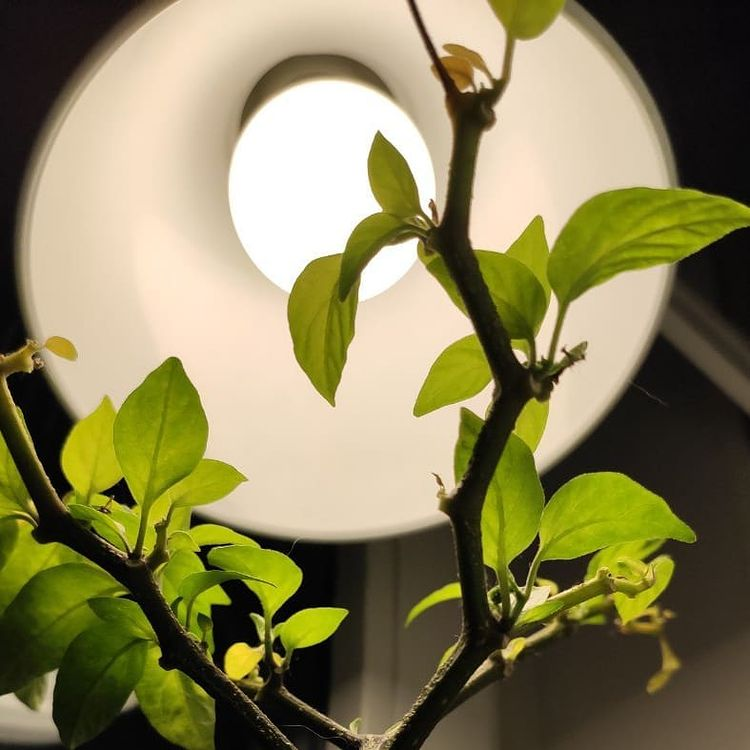
#> input picture images/raw_image.jpg, 750 x 750 px, found by its file name
$ python filter.py
#> lines starting #> are read from the running program, lines starting #| are printed output that depends on the picture
from PIL import Image
import numpy as np


def get_average_brightness(array_of_pixels, mosaic_size, i, j):
    '''
    Метод получает среднее значение яркости пикселей выбранной прямоугольной области изображения
    Args:
        array_of_pixels: массив всех пикселей изображения
        mosaic_size: размер мозаики (размер прямоугольной области пикселей, среднее значение которых мы вычисляем)
        i: номер строки массива пикселей, с которой начинается выбранная прямоугольная область
        j: номер столбца массива пикселей, с которого начинается выбранная прямоугольная область

    Returns: целое число - значение средней яркости пикселей выбранной прямоугольной области изображения

    >>> get_average_brightness(np.array([[1, 2, 3], [4, 5, 6], [7, 8, 9]]), 2, 1, 1)
    2
    >>> get_average_brightness(np.array([[0, 0, 0], [0, 0, 0], [0, 0, 0]]), 1, 1, 1)
    0
    >>> get_average_brightness(np.array([[5, 5, 5], [5, 5, 5], [5, 5, 5]]), 2, 0, 0)
    1
    '''
    area = array_of_pixels[i:i + mosaic_size, j:j + mosaic_size]
    total_brightness = np.sum(area)
    return int(total_brightness // 3 // mosaic_size ** 2)


def change_pixels_color(array_of_pixels, mosaic_size, grayscale, average_brightness, i, j):
    '''
    Метод изменяет значения всех пикселей выбранной прямоугольной области изображения на единое значение,
    вычисленное исходя из полученных значения средней яркости пикселей выбранной прямоугольной области изображения
    и заданного значения градации серого
    Args:
        array_of_pixels: массив всех пикселей изображения
        mosaic_size: размер мозаики (размер прямоугольной области пикселей, значение которых нужно изменить)
        grayscale: заданная величина градации серого
        average_brightness: значение средней яркости пикселей выбранной прямоугольной области изображения
        i: номер строки массива пикселей, с которой начинается выбранная прямоугольная область
        j: номер столбца массива пикселей, с которого начинается выбранная прямоугольная область

    Returns: массив всех пикселей изображения с изменёнными значениями пикселей выбранной
    прямоугольной области изображения
    '''
    pixel_value = int(average_brightness // grayscale) * grayscale
    array_of_pixels[i:i + mosaic_size, j:j + mosaic_size] = pixel_value
    return array_of_pixels


def grey_filter(image, mosaic_size, grayscale):
    '''
    Метод накладывает на изображение фильтр серого цвета
    Args:
        image: изображение, цвета которого нужно преобразовать в оттенки серого
        mosaic_size: размер мозаики (значение качества преобразованного изображения)
        grayscale: величина градации серого

    Returns: преобразованное изображение
    '''
    array_of_pixels = np.array(image)
    height = len(array_of_pixels)
    width = len(array_of_pixels[1])
    for i in range(0, height - mosaic_size + 1, mosaic_size):
        for j in range(0, width - mosaic_size + 1, mosaic_size):
            average_brightness = get_average_brightness(array_of_pixels, mosaic_size, i, j)
            array_of_pixels = change_pixels_color(array_of_pixels, mosaic_size, grayscale, average_brightness, i, j)
    return array_of_pixels


if __name__ == "__main__":
    name_of_input_image = '{}.{}'.format(input('Имя входного изображения - '), input('Формат входного изображения - '))
#> the answer given: images/raw_image.jpg
#> the answer given: images/raw_image.jpg
    mosaic_size = int(input('Размер мозаики - '))
#> the answer given: 100
    grayscale = int(input('Величина градации серого - '))
#> the answer given: 3
    name_of_output_image = '{}.{}'.format(input('Имя выходного изображения - '), input('Формат выходного изображения - '))
#> the answer given: out.png
#> the answer given: out.png
    input_image = Image.open(name_of_input_image)
#> input_image is the input picture: PIL image 750x750 RGB; mean R, G, B 136.4, 129.4, 87.9
    image_in_gray_tones = Image.fromarray(grey_filter(input_image, mosaic_size, grayscale))
#> in grey_filter, `height = len(array_of_pixels)`: height = 750
#> the loop in grey_filter, `for i in range(0, height - mosaic_size + 1, mosaic_size):` made 7 passes
#> pass 1, in get_average_brightness, `area = array_of_pixels[i:i + mosaic_size, j:j + mosaic_size]`:
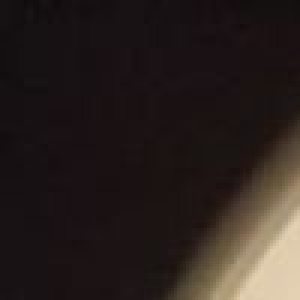
#> area: shape (100, 100, 3) (shown 3 times larger); mean R, G, B 42.5, 33.4, 30.5
#> pass 1, in get_average_brightness (call 2), `area = array_of_pixels[i:i + mosaic_size, j:j + mosaic_size]`:
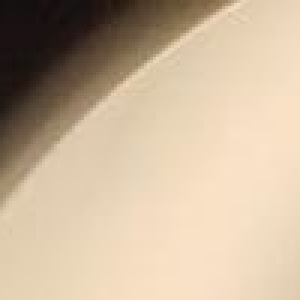
#> area: shape (100, 100, 3) (shown 3 times larger); mean R, G, B 200.2, 180.1, 155.1
#> pass 1, in get_average_brightness (call 3), `area = array_of_pixels[i:i + mosaic_size, j:j + mosaic_size]`:
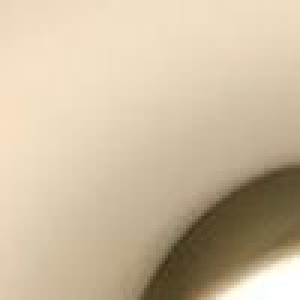
#> area: shape (100, 100, 3) (shown 3 times larger); mean R, G, B 205, 187.8, 159.7
#> pass 1, in get_average_brightness (call 4), `area = array_of_pixels[i:i + mosaic_size, j:j + mosaic_size]`:
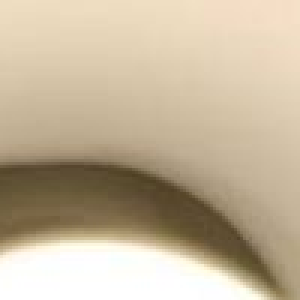
#> area: shape (100, 100, 3) (shown 3 times larger); mean R, G, B 196, 180.8, 155.6
#> after the loop in grey_filter, `for i in range(0, height - mosaic_size + 1, mosaic_size):`:
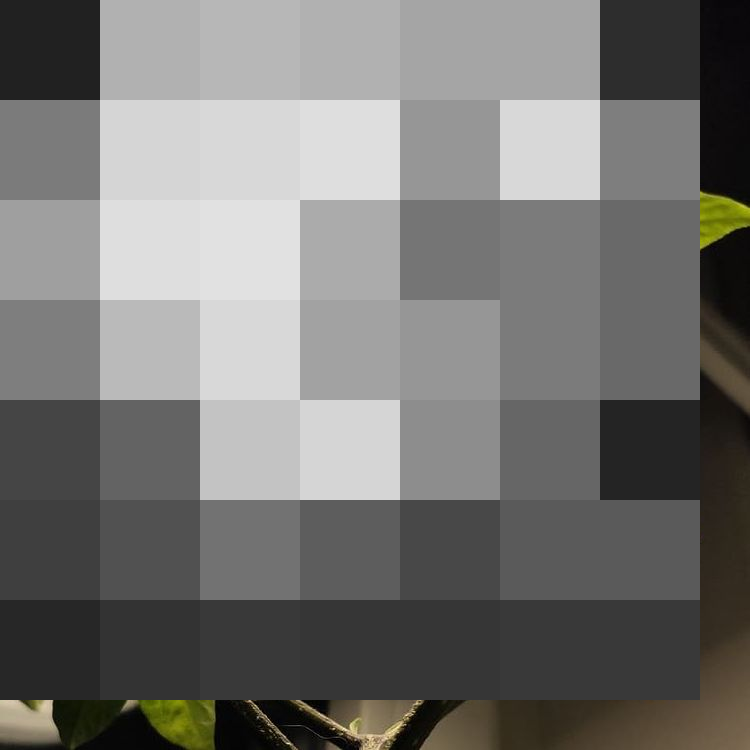
#> array_of_pixels: shape (750, 750, 3); mean R, G, B 117.9, 117.2, 115
    image_in_gray_tones.save(name_of_output_image)
